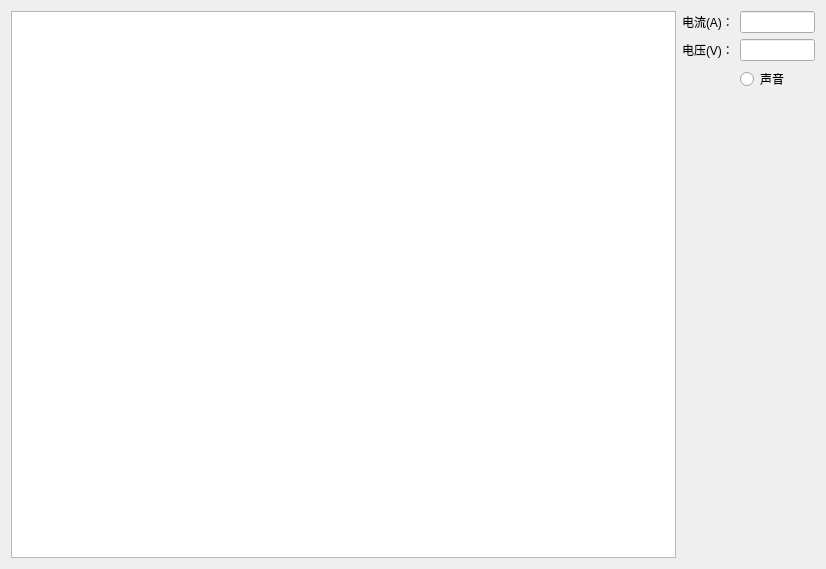
<?xml version="1.0" encoding="UTF-8"?>
<ui version="4.0">
 <class>ChartWidget</class>
 <widget class="QWidget" name="ChartWidget">
  <property name="geometry">
   <rect>
    <x>0</x>
    <y>0</y>
    <width>826</width>
    <height>569</height>
   </rect>
  </property>
  <property name="windowTitle">
   <string>Form</string>
  </property>
  <layout class="QGridLayout" name="gridLayout_2">
   <item row="0" column="0">
    <layout class="QHBoxLayout" name="horizontalLayout" stretch="5,1">
     <item>
      <widget class="QChartView" name="graphicsView"/>
     </item>
     <item>
      <layout class="QGridLayout" name="gridLayout">
       <item row="0" column="1">
        <widget class="QLineEdit" name="lineEdit_Cur"/>
       </item>
       <item row="1" column="0">
        <widget class="QLabel" name="label_2">
         <property name="text">
          <string>电压(V)：</string>
         </property>
        </widget>
       </item>
       <item row="6" column="1">
        <spacer name="verticalSpacer">
         <property name="orientation">
          <enum>Qt::Vertical</enum>
         </property>
         <property name="sizeHint" stdset="0">
          <size>
           <width>20</width>
           <height>40</height>
          </size>
         </property>
        </spacer>
       </item>
       <item row="1" column="1">
        <widget class="QLineEdit" name="lineEdit_Vol"/>
       </item>
       <item row="0" column="0">
        <widget class="QLabel" name="label">
         <property name="text">
          <string>电流(A)：</string>
         </property>
        </widget>
       </item>
       <item row="3" column="1">
        <widget class="QRadioButton" name="radioSound">
         <property name="text">
          <string>声音</string>
         </property>
        </widget>
       </item>
      </layout>
     </item>
    </layout>
   </item>
  </layout>
 </widget>
 <customwidgets>
  <customwidget>
   <class>QChartView</class>
   <extends>QGraphicsView</extends>
   <header>qchartview.h</header>
  </customwidget>
 </customwidgets>
 <resources/>
 <connections/>
</ui>
